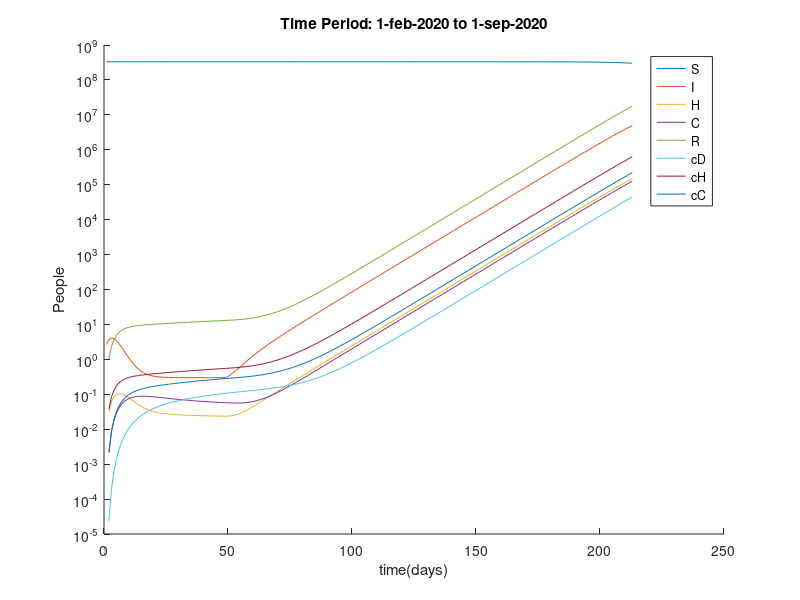

The MATLAB script that drew this image:

%% Get simulation results
load('TestSimulationNeherModelAMIGO_V3_NoOver.mat','simCov19')

%% Get cumulative results and save

[a,b] = size(simCov19.sim.states{1});

cumResCov19 = zeros(a,b/9);
r = 1:11:b;
for i=1:11 % States    
    for j=1:9 % Agge groups
        cumResCov19(:,i) = cumResCov19(:,i) + simCov19.sim.states{1}(:,r(j));
    end
    r = r+1;
end

% %% Cumulative deaths
% CD = zeros(size(cumResCov19(:,9)));
% for i=1:length(cumResCov19(:,9))
%     CD(i,1) = sum(cumResCov19(1:i,9));
% end
% 
% %% Cummulative recovered
% CR = zeros(size(cumResCov19(:,8)));
% for i=1:length(cumResCov19(:,8))
%     CR(i,1) = sum(cumResCov19(1:i,8));
% end


%% Plot results

figure
hold on
for i=1:11
    if i~=2 && i~=3 && i~=4
        plot(simCov19.sim.tsim{1}+1, cumResCov19(:,i))
    end
end
% plot(simCov19.sim.tsim{1}+1, CD)
legend('S','I','H','C','R','cD','cH','cC')
set(gca, 'YScale', 'log')
ylabel('People')
xlabel('time(days)')
title('Time Period: 1-feb-2020 to 1-sep-2020')






























